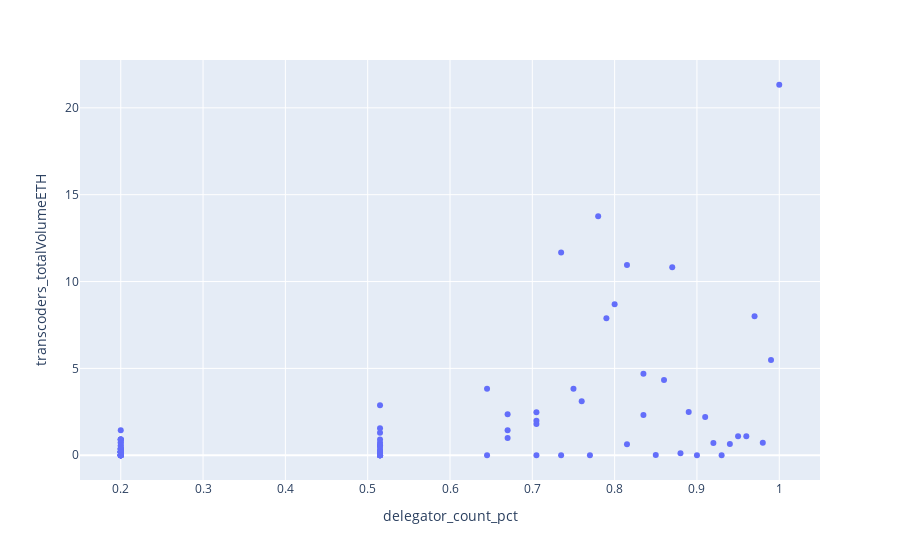

The cell this chart's notebook holds for it:
### Markdown cell above
To no surprise, earnings are concentrated in the orchestrators with the higher overall score.

### Code cell
fig_delegator = px.scatter(
    top_orchestrators,
    x='delegator_count_pct',
    y='transcoders_totalVolumeETH'
)

fig_delegator.show()

### Figure 1 — Plotly figure (JSON) as saved in the notebook; plotly's stock layout.template omitted (floating-point values rounded to 4 significant figures)
{"data": [{"hovertemplate": "delegator_count_pct=%{x}<br>transcoders_totalVolumeETH=%{y}<extra></extra>", "legendgroup": "", "marker": {"color": "#636efa", "symbol": "circle"}, "mode": "markers", "name": "", "orientation": "v", "showlegend": false, "type": "scatter", "x": [0.97, 0.98, 1, 0.94, 0.76, 0.93, 0.815, 0.515, 0.95, 0.87, 0.79, 0.85, 0.835, 0.735, 0.735, 0.515, 0.92, 0.835, 0.815, 0.91, 0.78, 0.96, 0.8, 0.99, 0.89, 0.67, 0.705, 0.67, 0.75, 0.645, 0.86, 0.67, 0.515, 0.705, 0.88, 0.705, 0.9, 0.515, 0.77, 0.705, 0.515, 0.645, 0.515, 0.515, 0.515, 0.2, 0.515, 0.515, 0.2, 0.2, 0.2, 0.2, 0.515, 0.2, 0.515, 0.515, 0.515, 0.515, 0.2, 0.2, 0.515, 0.2, 0.2, 0.515, 0.515, 0.2, 0.2, 0.2, 0.2, 0.2, 0.2, 0.2, 0.2, 0.2, 0.2, 0.2, 0.2, 0.515, 0.2, 0.2, 0.2, 0.2, 0.515, 0.2, 0.2, 0.2, 0.2, 0.2, 0.2, 0.515, 0.515, 0.515, 0.2, 0.2, 0.2, 0.2, 0.2, 0.2, 0.2, 0.515], "xaxis": "x", "y": [8.001, 0.7229, 21.33, 0.6502, 3.115, 0, 0.6282, 0, 1.093, 10.83, 7.887, 0.01, 2.323, 0, 11.67, 0.1818, 0.7108, 4.697, 10.95, 2.205, 13.75, 1.087, 8.694, 5.484, 2.483, 0.9923, 2.47, 1.444, 3.827, 3.829, 4.336, 2.361, 0.7218, 1.805, 0.1113, 1.984, 0, 0.18, 0, 0, 2.872, 0, 0, 0.02957, 0, 0, 0.5418, 0.5682, 0, 0.36, 0.36, 0.18, 0.36, 1.442, 0.5418, 0.18, 0, 0, 0, 0.5436, 0.18, 0, 0, 0.18, 0, 0, 0.72, 0.18, 0.18, 0.36, 0.1818, 0.3873, 0.1875, 0.54, 0.18, 0.9018, 0, 1.288, 0, 0, 0.2045, 0.18, 0.18, 0.9018, 0, 0.36, 0.18, 0.18, 0.9, 0.9018, 0.18, 0, 0, 0, 0.18, 0, 0.7292, 0.9093, 0, 1.551], "yaxis": "y"}], "layout": {"legend": {"tracegroupgap": 0}, "margin": {"t": 60}, "xaxis": {"anchor": "y", "domain": [0, 1], "title": {"text": "delegator_count_pct"}}, "yaxis": {"anchor": "x", "domain": [0, 1], "title": {"text": "transcoders_totalVolumeETH"}}}}
